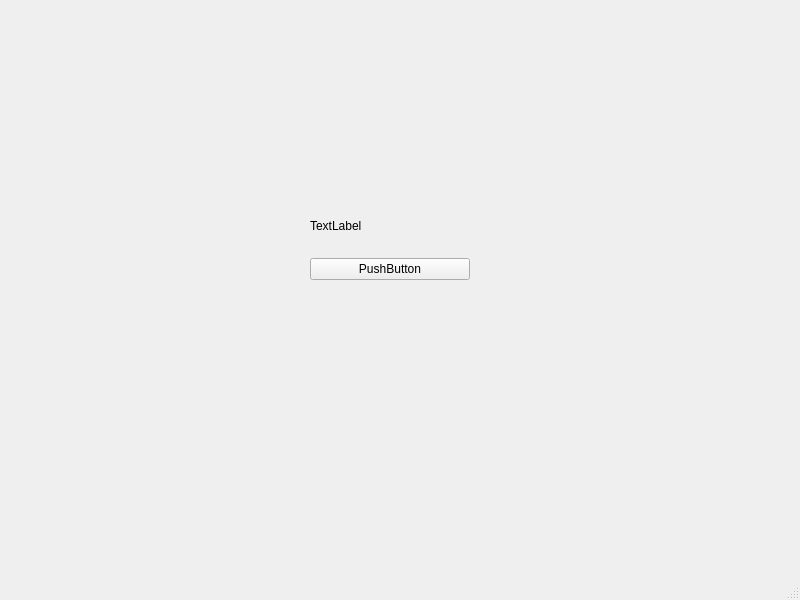
<?xml version="1.0" encoding="UTF-8"?>
<ui version="4.0">
 <class>test_timer</class>
 <widget class="QMainWindow" name="test_timer">
  <property name="geometry">
   <rect>
    <x>0</x>
    <y>0</y>
    <width>800</width>
    <height>600</height>
   </rect>
  </property>
  <property name="windowTitle">
   <string>MainWindow</string>
  </property>
  <widget class="QWidget" name="centralwidget">
   <widget class="QWidget" name="verticalLayoutWidget">
    <property name="geometry">
     <rect>
      <x>310</x>
      <y>200</y>
      <width>160</width>
      <height>80</height>
     </rect>
    </property>
    <layout class="QVBoxLayout" name="verticalLayout">
     <item>
      <widget class="QLabel" name="label">
       <property name="text">
        <string>TextLabel</string>
       </property>
      </widget>
     </item>
     <item>
      <widget class="QPushButton" name="pushButton">
       <property name="text">
        <string>PushButton</string>
       </property>
      </widget>
     </item>
    </layout>
   </widget>
  </widget>
  <widget class="QMenuBar" name="menubar">
   <property name="geometry">
    <rect>
     <x>0</x>
     <y>0</y>
     <width>800</width>
     <height>23</height>
    </rect>
   </property>
  </widget>
  <widget class="QStatusBar" name="statusbar"/>
 </widget>
 <resources/>
 <connections/>
</ui>
